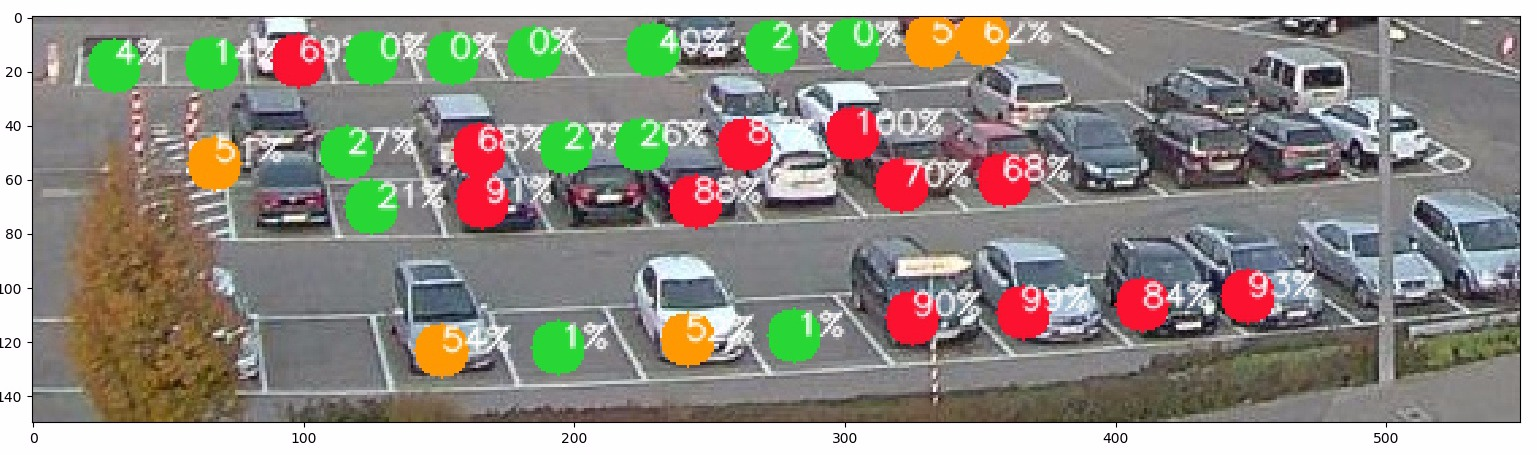
#> input picture example.jpeg, 1537 x 455 px; its folder holds only this picture in this run
$ python -i utils.py   (imports and definitions only)   (Python 2 division)   (older library calls are emulated)
#> lines starting #> are read from the running program, lines starting #| are printed output that depends on the picture; after the words box and inside, x2 and y2 are one past the last pixel; in counts of white or black regions, pixels touching at a corner belong together
#> further down, picture is the input picture: shape (455, 1537, 3); mean B, G, R 134.3, 143, 147
import math
import glob
import pickle
import statistics
import cv2
from pylab import *
from pylab import plt
sys.path.append('/Users/shaniacht/anaconda/lib/python2.7/site-packages')
from skimage.morphology import skeletonize
from skimage.measure import ransac, LineModelND
from skimage import feature

from Line import Line

# [26 lines left out: functions getImagesFromDir, getDataMatrix, straightenImage, not called in this run]

def inliers_around_point(skeleton, x, y, win_w, win_h):
    y = int(round(y))
    m, n = 740, 1024
    x1 = max(0, x-win_w)
    x2 = min(n-1, x+win_w)
    y1 = max(0, y-win_h)
    y2 = min(m-1, y+win_h)
    cur_window = skeleton[y1 : y2, x1 : x2]
    return count_nonzero(cur_window)

def crop_lines(model_robust, skeleton, x, y, win_w, win_h):
    print 'crop lines started'
    print 'x shape is: ', x.shape[0]
    print 'y shape is: ', y.shape[0]
    i = win_w
    cropped = []
    suspicious_count = 0
    suspicious_inter = 0
    start_x = -1
    end_x = -1
    isLine = False

    #initialization
    inliers_count = inliers_around_point(skeleton, x[win_w], y[win_w], win_w, win_h)
    if inliers_count > win_w*2-5:
        print 'line started', 0
        isLine = True
        start_x = 0
    # find line crops:
    while i < x.shape[0]:
        inliers_count = inliers_around_point(skeleton, i, int(y[i]), win_w, win_h) > (win_w*2-5)
        if isLine:
            if inliers_count:
                suspicious_count = 0
                inter_count = inliers_around_point(skeleton, x[i], int(y[i]), 5, 20)
                if inter_count > 30:
                    suspicious_inter+=1
                    if suspicious_inter > 5:
                        suspicious_inter = 0
                        print 'found intersection', i, y[i]
                        # remove short lines
                        if i - start_x > 50:
                            newLine = Line(start_x, i, y[start_x], y[i], model_robust)
                            print 'gaga',newLine.x2, newLine.y2
                            cropped.append(Line(start_x, i, y[start_x], y[i], model_robust))
                        start_x = x[i] + 5
                        i += 5
                else:
                    suspicious_inter = 0
            else:
                suspicious_count+=1
                if suspicious_count >= win_w:
                    print 'line finished', i, i, y[start_x]
                    suspicious_count = 0
                    if x[i] - start_x > 100:
                        cropped.append(Line(start_x, i-win_w, y[start_x], y[i-win_w], model_robust))
                    isLine = False
        else:
            if inliers_count:
                suspicious_count += 1
                if suspicious_count >= win_w:
                    print 'line started', i, x[i], y[start_x]
                    suspicious_count = 0
                    start_x = i-win_w
                    isLine = True
            else:
                suspicious_count = 0
        i+=1
    if isLine:
        cropped.append(Line(start_x, x.shape-1, y[start_x], y[x.shape-1], model_robust))
    return cropped

def lineDetection(img):
    print 'img size: ', img.shape
#| img size:  (455, 1537, 3)
    gray = cv2.cvtColor(img, cv2.COLOR_BGR2GRAY)
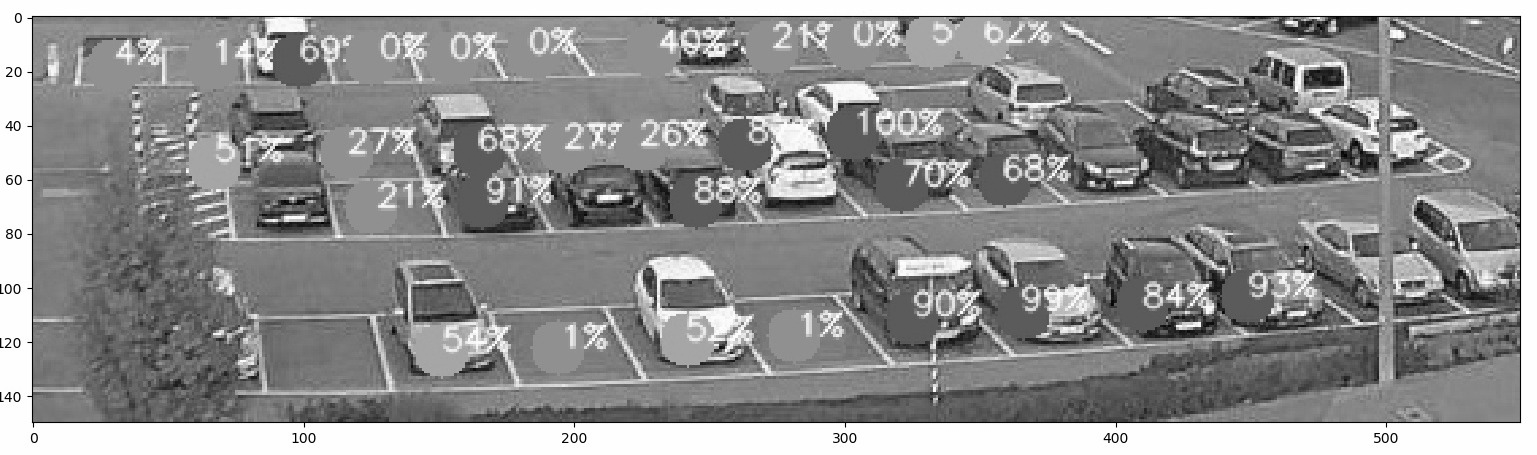
#> gray: shape (455, 1537); min 0, max 255, mean 143.2
    edges = feature.canny(gray, sigma=3)
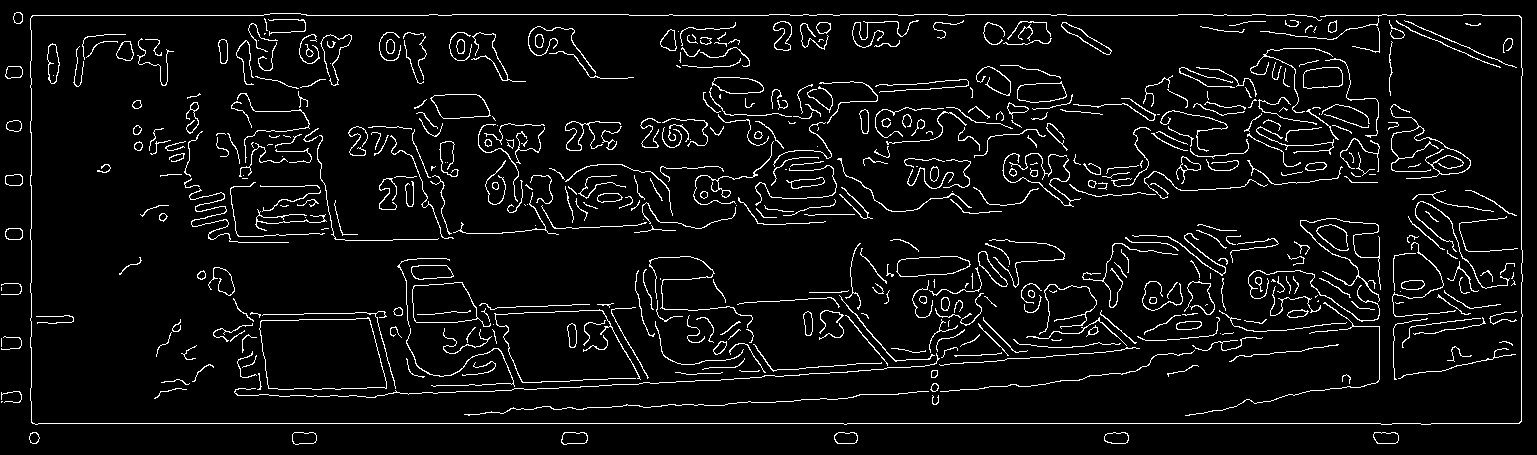
#> edges: shape (455, 1537) bool; 5.7% white in thin lines or dots
    blur_edges = cv2.blur((edges * 255).astype(np.uint8), (9, 9))
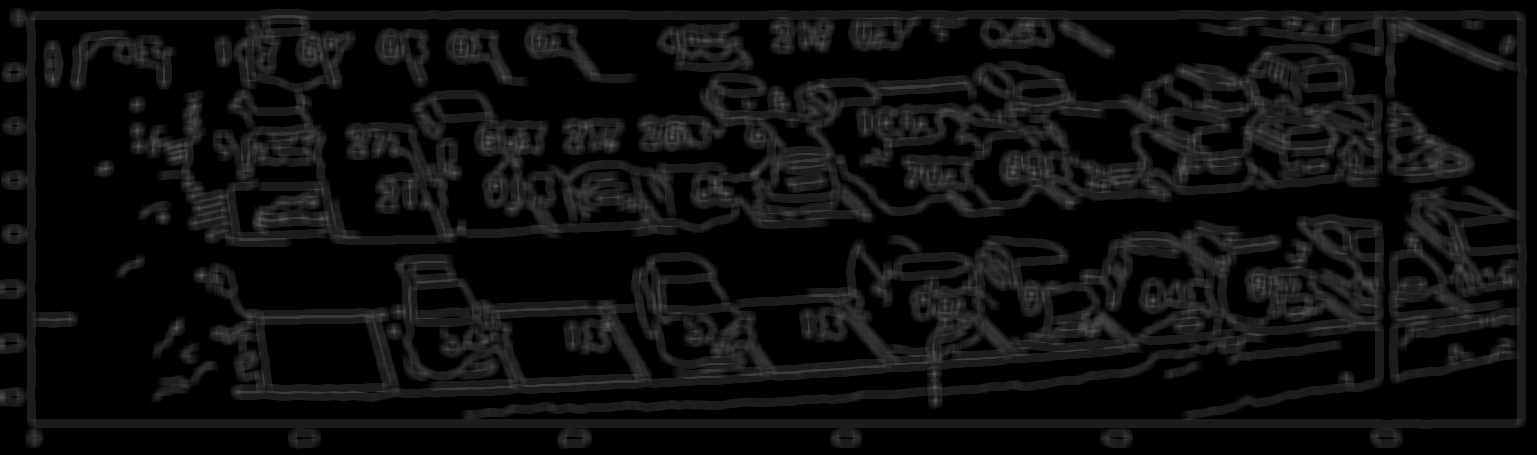
#> blur_edges: shape (455, 1537); min 0, max 98, mean 14.5
    _, bin_edges = cv2.threshold(blur_edges, 127, 255, cv2.THRESH_OTSU)
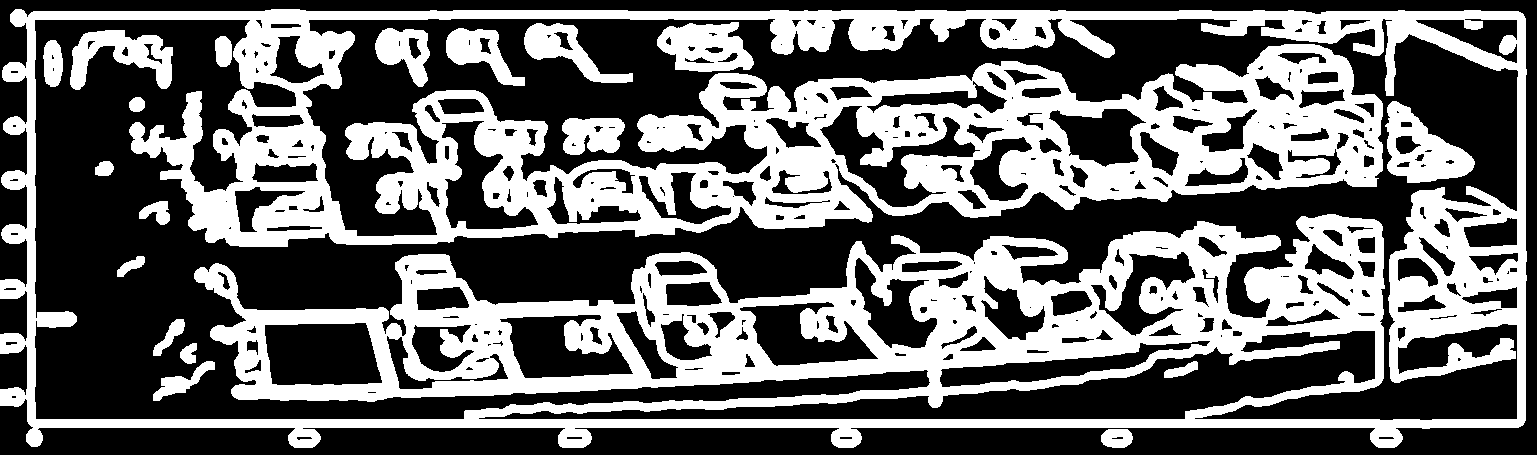
#> bin_edges: shape (455, 1537); 40.7% white; 19 white regions, largest, box (x1, y1, x2, y2) and area: (0, 9, 1527, 448) 262028, (1385, 101, 1475, 183) 3776, (657, 22, 754, 72) 3278
    bin_edges = bin_edges > 0
    skeleton = skeletonize(bin_edges.astype(np.uint8))
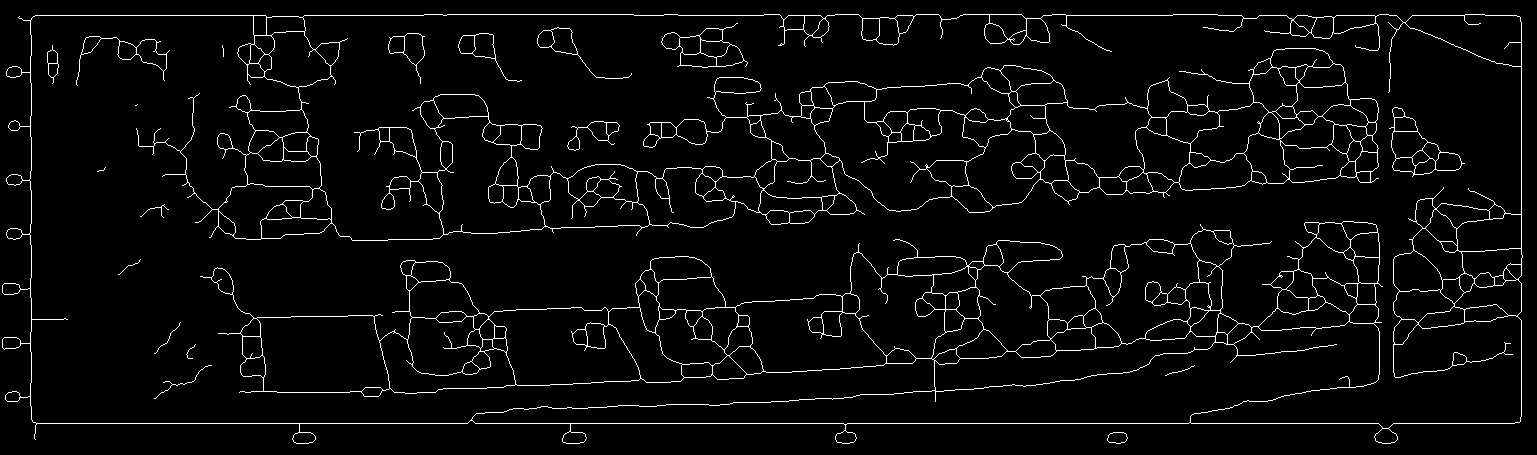
#> skeleton: shape (455, 1537) bool; 3.8% white in thin lines or dots
    edge_pts = np.array(np.nonzero(skeleton), dtype=float).T
#> edge_pts = 26843 pairs, first value 14 to 443, second value 2 to 1522
    edge_pts_xy = edge_pts[:, ::-1]
#> edge_pts_xy = 26843 pairs, first value 2 to 1522, second value 14 to 443

    points_per_line = []
    hor_lines = []
    ver_lines = []

    # get all lines in array
    # model_robust.predict - might be useful to find intersections
    for i in range(21):
        model_robust, inliers = ransac(edge_pts_xy, LineModelND, min_samples=2, residual_threshold=10, max_trials=1000)
        points_per_line += [inliers]

        x1 = np.arange(1024)
        y1 = model_robust.predict_y(x1)
        y2 = np.arange(768)
        x2 = model_robust.predict_x(y2)
        # this is a vertical line
        if np.abs(y1[0] - y1[-1]) > 730 and np.abs(x2[0] - x2[-1]) < 20:
            ver_lines.append(Line(x2[0], x2[-1], y2[0], y2[-1], model_robust))
        # this is a horizontal line
        if np.abs(y1[0] - y1[-1]) < 50 and np.abs(x2[0] - x2[-1]) > 1000:
            # hor_lines += [(model_robust, x1, y1)]
            cur_lines = crop_lines(model_robust, skeleton, x1, y1, 10, 10)
            figure('Line Markings')
            plt.scatter([x.x1 for x in cur_lines], [x.y1 for x in cur_lines], c="g")
            plt.scatter([x.x2 for x in cur_lines], [x.y2 for x in cur_lines], c="r")
            hor_lines += cur_lines
        edge_pts_xy = edge_pts_xy[~inliers]
#> this loop made 1 pass
#> (printed output is left out)
#> pass 1, in inliers_around_point (call 15), `cur_window = skeleton[y1 : y2, x1 : x2]`:
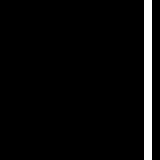
#> cur_window: shape (20, 20) bool (shown 8 times larger); 5% white in thin lines or dots, all inside (x1, y1, x2, y2) = (18, 0, 19, 20)
#> pass 1, in inliers_around_point (call 16), `cur_window = skeleton[y1 : y2, x1 : x2]`:
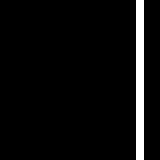
#> cur_window: shape (20, 20) bool (shown 8 times larger); 5% white in thin lines or dots, all inside (x1, y1, x2, y2) = (17, 0, 18, 20)
    plt.imshow(skeleton)
    return hor_lines, ver_lines

# [8 lines left out: function areNeigbours, not called in this run]

def special_x_sort(line):
    x = line.x1
    return int(math.ceil(x / 100.0)) * 100

# [53 lines left out: function find_parkings, not called in this run]

>>> import cv2
>>> picture = cv2.imread('example.jpeg')
#> (the run stopped early here; a loop or call above may not have finished)
